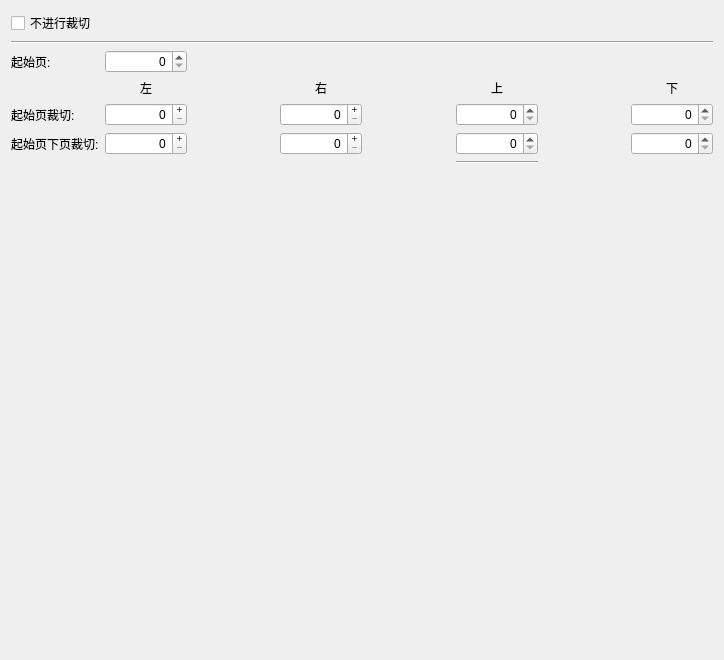
<?xml version="1.0" encoding="UTF-8"?>
<ui version="4.0">
 <class>Form</class>
 <widget class="QWidget" name="Form">
  <property name="geometry">
   <rect>
    <x>0</x>
    <y>0</y>
    <width>724</width>
    <height>660</height>
   </rect>
  </property>
  <property name="windowTitle">
   <string>Form</string>
  </property>
  <layout class="QGridLayout" name="gridLayout">
   <item row="1" column="0" colspan="8">
    <widget class="Line" name="line">
     <property name="orientation">
      <enum>Qt::Horizontal</enum>
     </property>
    </widget>
   </item>
   <item row="5" column="1">
    <widget class="QLabel" name="label_3">
     <property name="text">
      <string>左</string>
     </property>
     <property name="alignment">
      <set>Qt::AlignCenter</set>
     </property>
    </widget>
   </item>
   <item row="10" column="1">
    <widget class="QSpinBox" name="opt_next_page_left_crop">
     <property name="alignment">
      <set>Qt::AlignRight|Qt::AlignTrailing|Qt::AlignVCenter</set>
     </property>
     <property name="buttonSymbols">
      <enum>QAbstractSpinBox::PlusMinus</enum>
     </property>
     <property name="maximum">
      <number>5000</number>
     </property>
    </widget>
   </item>
   <item row="8" column="1">
    <widget class="QSpinBox" name="opt_starting_page_left_crop">
     <property name="enabled">
      <bool>true</bool>
     </property>
     <property name="layoutDirection">
      <enum>Qt::LeftToRight</enum>
     </property>
     <property name="alignment">
      <set>Qt::AlignRight|Qt::AlignTrailing|Qt::AlignVCenter</set>
     </property>
     <property name="buttonSymbols">
      <enum>QAbstractSpinBox::PlusMinus</enum>
     </property>
     <property name="accelerated">
      <bool>true</bool>
     </property>
     <property name="maximum">
      <number>5000</number>
     </property>
    </widget>
   </item>
   <item row="8" column="5">
    <widget class="QSpinBox" name="opt_starting_page_up_crop">
     <property name="alignment">
      <set>Qt::AlignRight|Qt::AlignTrailing|Qt::AlignVCenter</set>
     </property>
     <property name="maximum">
      <number>5000</number>
     </property>
    </widget>
   </item>
   <item row="5" column="3">
    <widget class="QLabel" name="label_4">
     <property name="text">
      <string>右</string>
     </property>
     <property name="alignment">
      <set>Qt::AlignCenter</set>
     </property>
    </widget>
   </item>
   <item row="12" column="5">
    <widget class="Line" name="line_2">
     <property name="orientation">
      <enum>Qt::Horizontal</enum>
     </property>
    </widget>
   </item>
   <item row="8" column="3">
    <widget class="QSpinBox" name="opt_starting_page_right_crop">
     <property name="alignment">
      <set>Qt::AlignRight|Qt::AlignTrailing|Qt::AlignVCenter</set>
     </property>
     <property name="buttonSymbols">
      <enum>QAbstractSpinBox::PlusMinus</enum>
     </property>
     <property name="maximum">
      <number>5000</number>
     </property>
    </widget>
   </item>
   <item row="5" column="7">
    <widget class="QLabel" name="label_7">
     <property name="text">
      <string>下</string>
     </property>
     <property name="alignment">
      <set>Qt::AlignCenter</set>
     </property>
    </widget>
   </item>
   <item row="10" column="3">
    <widget class="QSpinBox" name="opt_next_page_right_crop">
     <property name="alignment">
      <set>Qt::AlignRight|Qt::AlignTrailing|Qt::AlignVCenter</set>
     </property>
     <property name="buttonSymbols">
      <enum>QAbstractSpinBox::PlusMinus</enum>
     </property>
     <property name="maximum">
      <number>5000</number>
     </property>
    </widget>
   </item>
   <item row="8" column="0">
    <widget class="QLabel" name="label">
     <property name="text">
      <string>起始页裁切:</string>
     </property>
    </widget>
   </item>
   <item row="10" column="0">
    <widget class="QLabel" name="label_5">
     <property name="text">
      <string>起始页下页裁切:</string>
     </property>
    </widget>
   </item>
   <item row="3" column="1">
    <widget class="QSpinBox" name="opt_starting_page">
     <property name="alignment">
      <set>Qt::AlignRight|Qt::AlignTrailing|Qt::AlignVCenter</set>
     </property>
     <property name="maximum">
      <number>5000</number>
     </property>
    </widget>
   </item>
   <item row="3" column="0">
    <widget class="QLabel" name="label_2">
     <property name="text">
      <string>起始页:</string>
     </property>
    </widget>
   </item>
   <item row="0" column="0">
    <widget class="QCheckBox" name="opt_no_crop">
     <property name="text">
      <string>不进行裁切</string>
     </property>
     <property name="checked">
      <bool>false</bool>
     </property>
    </widget>
   </item>
   <item row="13" column="0">
    <spacer name="verticalSpacer">
     <property name="orientation">
      <enum>Qt::Vertical</enum>
     </property>
     <property name="sizeHint" stdset="0">
      <size>
       <width>20</width>
       <height>40</height>
      </size>
     </property>
    </spacer>
   </item>
   <item row="5" column="5">
    <widget class="QLabel" name="label_6">
     <property name="text">
      <string>上</string>
     </property>
     <property name="alignment">
      <set>Qt::AlignCenter</set>
     </property>
    </widget>
   </item>
   <item row="10" column="5">
    <widget class="QSpinBox" name="opt_next_page_up_crop">
     <property name="alignment">
      <set>Qt::AlignRight|Qt::AlignTrailing|Qt::AlignVCenter</set>
     </property>
     <property name="maximum">
      <number>5000</number>
     </property>
    </widget>
   </item>
   <item row="8" column="7">
    <widget class="QSpinBox" name="opt_starting_page_down_crop">
     <property name="alignment">
      <set>Qt::AlignRight|Qt::AlignTrailing|Qt::AlignVCenter</set>
     </property>
     <property name="maximum">
      <number>5000</number>
     </property>
    </widget>
   </item>
   <item row="10" column="7">
    <widget class="QSpinBox" name="opt_next_page_down_crop">
     <property name="alignment">
      <set>Qt::AlignRight|Qt::AlignTrailing|Qt::AlignVCenter</set>
     </property>
     <property name="maximum">
      <number>5000</number>
     </property>
    </widget>
   </item>
  </layout>
 </widget>
 <resources/>
 <connections>
  <connection>
   <sender>opt_no_crop</sender>
   <signal>toggled(bool)</signal>
   <receiver>opt_next_page_down_crop</receiver>
   <slot>setDisabled(bool)</slot>
   <hints>
    <hint type="sourcelabel">
     <x>63</x>
     <y>18</y>
    </hint>
    <hint type="destinationlabel">
     <x>673</x>
     <y>148</y>
    </hint>
   </hints>
  </connection>
  <connection>
   <sender>opt_no_crop</sender>
   <signal>toggled(bool)</signal>
   <receiver>opt_next_page_left_crop</receiver>
   <slot>setDisabled(bool)</slot>
   <hints>
    <hint type="sourcelabel">
     <x>63</x>
     <y>18</y>
    </hint>
    <hint type="destinationlabel">
     <x>156</x>
     <y>148</y>
    </hint>
   </hints>
  </connection>
  <connection>
   <sender>opt_no_crop</sender>
   <signal>toggled(bool)</signal>
   <receiver>opt_next_page_right_crop</receiver>
   <slot>setDisabled(bool)</slot>
   <hints>
    <hint type="sourcelabel">
     <x>63</x>
     <y>18</y>
    </hint>
    <hint type="destinationlabel">
     <x>327</x>
     <y>148</y>
    </hint>
   </hints>
  </connection>
  <connection>
   <sender>opt_no_crop</sender>
   <signal>toggled(bool)</signal>
   <receiver>opt_next_page_up_crop</receiver>
   <slot>setDisabled(bool)</slot>
   <hints>
    <hint type="sourcelabel">
     <x>63</x>
     <y>18</y>
    </hint>
    <hint type="destinationlabel">
     <x>500</x>
     <y>148</y>
    </hint>
   </hints>
  </connection>
  <connection>
   <sender>opt_no_crop</sender>
   <signal>toggled(bool)</signal>
   <receiver>opt_starting_page_down_crop</receiver>
   <slot>setDisabled(bool)</slot>
   <hints>
    <hint type="sourcelabel">
     <x>63</x>
     <y>18</y>
    </hint>
    <hint type="destinationlabel">
     <x>673</x>
     <y>117</y>
    </hint>
   </hints>
  </connection>
  <connection>
   <sender>opt_no_crop</sender>
   <signal>toggled(bool)</signal>
   <receiver>opt_starting_page_left_crop</receiver>
   <slot>setDisabled(bool)</slot>
   <hints>
    <hint type="sourcelabel">
     <x>63</x>
     <y>18</y>
    </hint>
    <hint type="destinationlabel">
     <x>156</x>
     <y>117</y>
    </hint>
   </hints>
  </connection>
  <connection>
   <sender>opt_no_crop</sender>
   <signal>toggled(bool)</signal>
   <receiver>opt_starting_page_right_crop</receiver>
   <slot>setDisabled(bool)</slot>
   <hints>
    <hint type="sourcelabel">
     <x>63</x>
     <y>18</y>
    </hint>
    <hint type="destinationlabel">
     <x>327</x>
     <y>117</y>
    </hint>
   </hints>
  </connection>
  <connection>
   <sender>opt_no_crop</sender>
   <signal>toggled(bool)</signal>
   <receiver>opt_starting_page_up_crop</receiver>
   <slot>setDisabled(bool)</slot>
   <hints>
    <hint type="sourcelabel">
     <x>63</x>
     <y>18</y>
    </hint>
    <hint type="destinationlabel">
     <x>500</x>
     <y>117</y>
    </hint>
   </hints>
  </connection>
  <connection>
   <sender>opt_no_crop</sender>
   <signal>toggled(bool)</signal>
   <receiver>opt_starting_page</receiver>
   <slot>setDisabled(bool)</slot>
   <hints>
    <hint type="sourcelabel">
     <x>63</x>
     <y>18</y>
    </hint>
    <hint type="destinationlabel">
     <x>156</x>
     <y>60</y>
    </hint>
   </hints>
  </connection>
 </connections>
</ui>
